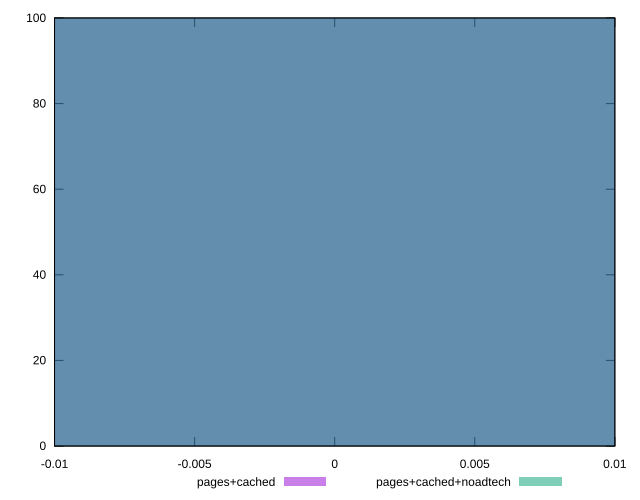

Write the gnuplot code that produced this figure.
reset

$pagesCached <<EOF
0 100
EOF

$pagesCachedNoadtech <<EOF
0 100
EOF

set key outside below
set boxwidth 0.1
set xrange [-0.01:0.01]
set yrange [0:100]
set trange [0:100]
set style fill transparent solid 0.5 noborder
set terminal svg size 640, 500 enhanced background rgb 'white'
set output "report_00019_2021-02-10T18-14-37.922Z//efficient-animated-content/comparison/histogram/1_vs_2.svg"

plot $pagesCached title "pages+cached" with boxes, \
     $pagesCachedNoadtech title "pages+cached+noadtech" with boxes

reset
